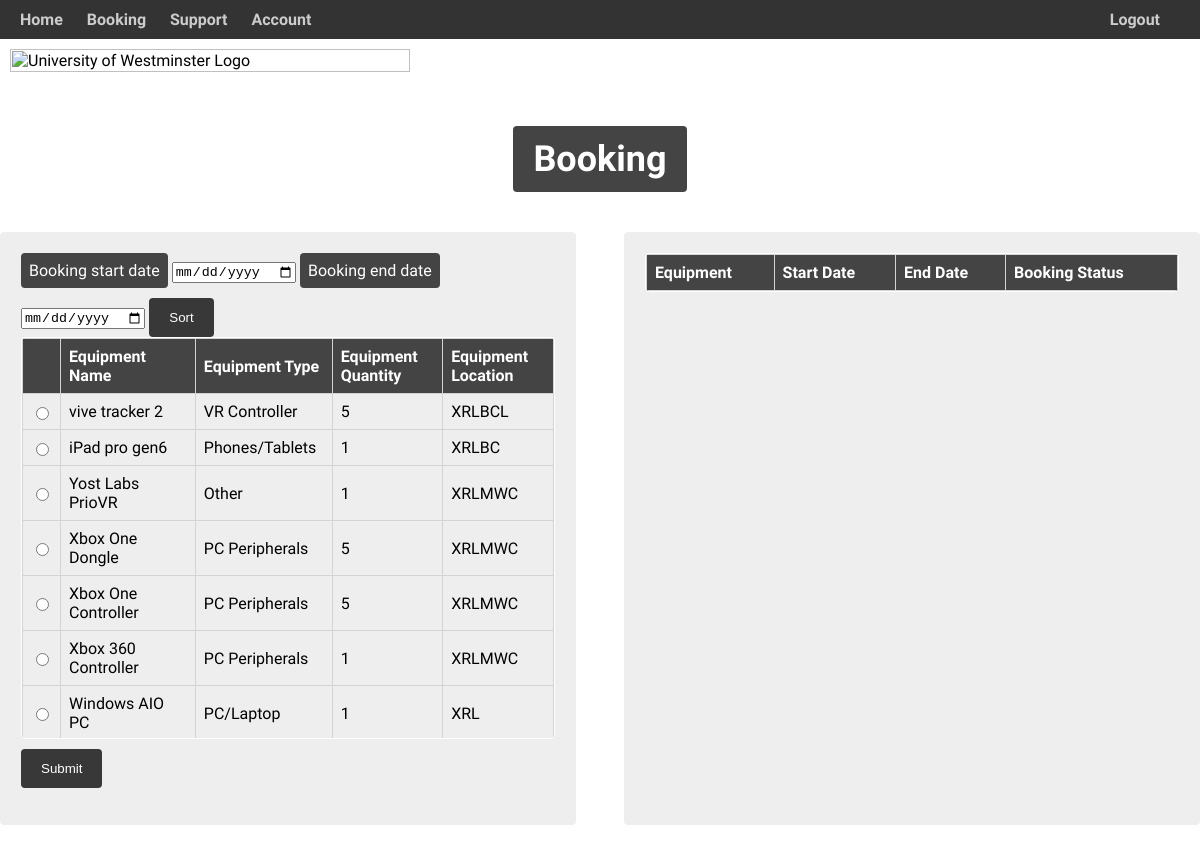
Page /booking/ (signed in) on the committed database.
### helloworld/models.py (models this page shows, shortened)
class Equipment(models.Model):
    LOCATIONS = [
        ("XRLBC", "XRL Lab Blue Cabinet"),
        ("XRLBCL", "XRL Lab Blue Cabinet Large"),
        ("XRL", "XRL Lab"),
        ("OTHER", "Other"),
        ('XRLMWC', "XRLab Medium Wooden Cabinet")
    ]
    STATUS = [
        ("A", "Available"),
        ("ON", "On Loan"),
        ("D", "Decommissioned"),
        ("R", "Repairing"),
    ]
    equipmentName = models.CharField(max_length = 30,verbose_name = 'Name')
    equipmentType = models.CharField(max_length = 30,verbose_name = 'Type')
    equipmentQuantity = models.IntegerField( default= 1,verbose_name = 'Quantity')
    equipmentLocation = models.CharField(max_length = 30, choices = LOCATIONS , default = "OTHER",verbose_name = 'Location')
    equipmentAudit =  models.DateField()
    equipmentStatus = models.CharField(max_length = 20, choices = STATUS, default = "A",verbose_name = 'Status')
    equipmentComment = models.CharField(max_length = 200, default = "")
    equipmentID = models.CharField(max_length = 30, primary_key = True,verbose_name = 'Equip_ID')

### helloworld/views.py (the view, shortened to what this page needs)
# urls.py: path('booking/',views.bookingPage , name='booking'),
def bookingPage(request):
    equipment = Equipment.objects.all()
    if not UserLoggedIn(request):
        return loginPage(request)
    usersBookings = getUserBookings(request)
    form = bookingForm()
    context = {
        'bookings':usersBookings,
        'equipment':equipment,
        'accountID':1,
        'itemID':1,
        'startDate':1,
        'endDate':1,
        'bookingStatus':False
    }
    return render(request,"booking.html", context)

### helloworld/views.py (called while the page is built)
def UserLoggedIn(request): #uop
    if request.user.is_authenticated:
        return True
    else:
        return False

def getUserBookings(request):
    return Booking.objects.filter(account = request.user)

### templates/booking.html (shortened to what this page needs)
{% load static %}
<html>
<head>
    <link rel="stylesheet" href="{% static 'css/booking.css' %}">
</head>
<body>
    {% include 'navbar.html' %}
    <div class="header">
        <h1>Booking</h1>
    </div>
    <div class="container">
        <div class="left-section">
            <div class="booking-form">
                <form method="post" action="{% url 'booking' %}">
                    <label for="bookingStartDate" class="custom-label">Booking start date</label>
                    <input id="bookingStartDate" name="startDate" type="date" value="{{ startDate }}">
                    <label for="bookingEndDate" class="custom-label">Booking end date</label>
                    <input id="bookingEndDate" name="endDate" type="date" value="{{ endDate }}">
                    <input class="submit" type="submit" name="Sort" value="Sort">
                    <div class="form-group">
                        <div class="scrollable-table-container">
                            {% include 'bookingtable.html' %}
                        </div>
                    </div>
                    <input class="submit" type="submit" name="Sort" value="Submit">
                </form>
            </div>
        </div>
        <div class="right-section">
            <div class="booking-history">
                <div class="scrollable-table-container">
                    {% include 'userbookingtable.html' %}
                </div>
            </div>
        </div>
    </div>
</body>
</html>

### templates/bookingtable.html
<table>
    <tr>
        <th></th>
        <th>Equipment Name</th>
        <th>Equipment Type</th>
        <th>Equipment Quantity</th>
        <th>Equipment Location</th>
    </tr>
    {% for item in equipment %}
    <tr>
        <td><input type="radio" name="itemID" id="item{{ item.equipmentID }}" value="{{ item.equipmentID }}"></td>
        <td>{{ item.equipmentName }}</td>
        <td>{{ item.equipmentType }}</td>
        <td>{{ item.equipmentQuantity }}</td>
        <td>{{ item.equipmentLocation }}</td>
    </tr>
    {% endfor %}
</table>

### static/css/booking.css (style rules this page uses)
body { font-family: Arial, sans-serif; background-color: #ffffff; padding: 20px; }
.container { display: flex; justify-content: space-between; max-width: 1200px; margin: 0 auto; }
.left-section, .right-section { width: 48%; background-color: #eeeeee; border: 1px solid #eeeeee; border-radius: 4px; padding: 20px; box-sizing: border-box; }
.scrollable-table-container { max-height: 400px; overflow-y: auto; border: 1px solid #ffffff; border-radius: 4px; margin-bottom: 10px; }
.scrollable-table-container table { width: 100%; border-collapse: collapse; }
.scrollable-table-container th, .scrollable-table-container td { border: 1px solid #d3d3d3; padding: 8px; text-align: left; }
.scrollable-table-container th { background-color: #444444; color: #fff; }
.custom-label { background-color: #444444; color: #fff; padding: 8px; border-radius: 4px; display: inline-block; margin-bottom: 10px; }
.submit { background-color: #383838; color: #fff; border: none; padding: 12px 20px; border-radius: 4px; cursor: pointer; }
h1 { display: inline-block; background-color: #444444; color: #fff; padding: 12px 20px; border-radius: 4px; font-size: 36px; margin-bottom: 20px; }
.header { text-align: center; color: #fff; padding: 20px 0; }

### static/css/nav.css (style rules this page uses)
body { font-family: 'InterVogue Medium', sans-serif; margin: 0; padding: 0; }

### rows in the picture
Equipment: equipmentName "vive tracker 2", equipmentType "VR Controller", equipmentQuantity "5", equipmentLocation "XRLBCL"
Equipment: equipmentName "iPad pro gen6", equipmentType "Phones/Tablets", equipmentQuantity "1", equipmentLocation "XRLBC"
Equipment: equipmentName "Yost Labs PrioVR", equipmentType "Other", equipmentQuantity "1", equipmentLocation "XRLMWC"
Equipment: equipmentName "Xbox One Dongle", equipmentType "PC Peripherals", equipmentQuantity "5", equipmentLocation "XRLMWC"
Equipment: equipmentName "Xbox One Controller", equipmentType "PC Peripherals", equipmentQuantity "5", equipmentLocation "XRLMWC"
Equipment: equipmentName "Xbox 360 Controller", equipmentType "PC Peripherals", equipmentQuantity "1", equipmentLocation "XRLMWC"
Equipment: equipmentName "Windows AIO PC", equipmentType "PC/Laptop", equipmentQuantity "1", equipmentLocation "XRL"
